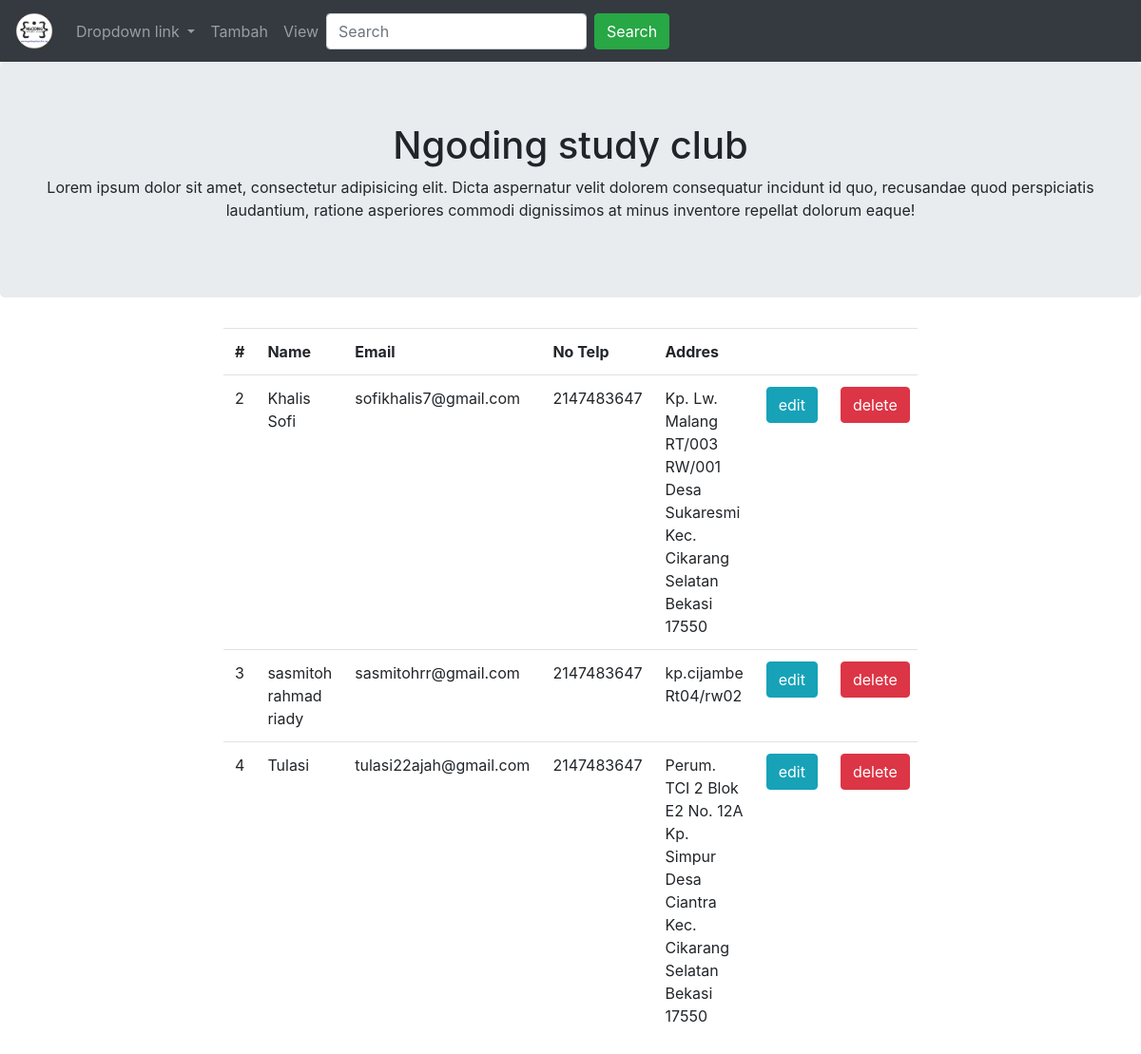
The page /view.php on the database its author committed.
### tables this page shows
CREATE TABLE `data` (
  `id_data` int(10) NOT NULL,
  `nama` varchar(50) NOT NULL,
  `email` varchar(50) NOT NULL,
  `no_telp` int(20) NOT NULL,
  `alamat` text NOT NULL
);

### action.php (called while the page is built, shortened)
<?php
include_once "db.php";
class DataOperation extends Database
{
	public function fetch_record($table){
		$sql = "SELECT * FROM ".$table;
		$array = array();
		$query = mysqli_query($this->con,$sql);
		while ($row = mysqli_fetch_assoc($query)) {
			$array[] = $row;
		}
		return $array;
	}
}
$obj = new DataOperation;
 ?>

### db.php (called while the page is built, shortened)
<?php
 class Database
 {
 	function __construct()
 	{
 		$this->con = mysqli_connect("localhost","root","","oop");
 	}
 }
 ?>

### view.php (the view, shortened to what this page needs)
<?php
include_once 'action.php';
include_once 'header.php';
 ?>
 <div class="jumbotron text-center">
	<h1>Ngoding study club</h1>
	<p>Lorem ipsum dolor sit amet, consectetur adipisicing elit. Dicta aspernatur velit dolorem consequatur incidunt id quo, recusandae quod perspiciatis laudantium, ratione asperiores commodi dignissimos at minus inventore repellat dolorum eaque!</p>
</div>
 <div class="container">
	<div class="row">
		<div class="col-md-2"></div>
			<div class="col-md-8">
				<div class="table-responsive">
					<table class="table table-hover">
					<tr>
						<th>#</th>
						<th>Name</th>
						<th>Email</th>
						<th>No Telp</th>
						<th>Addres</th>
						<th>&nbsp;</th>
						<th>&nbsp;</th>
					</tr>
					<?php
						$myrow = $obj->fetch_record("data");
						foreach ($myrow as $row) {
							?>
								<tr>
									<td><?php echo $row['id_data']; ?></td>
									<td><?php echo $row['nama']; ?></td>
									<td><?php echo $row['email']; ?></td>
									<td><?php echo $row['no_telp']; ?></td>
									<td><?php echo $row['alamat']; ?></td>
									<td><a href="add-form.php?update=1&id=<?php echo $row['id_data']; ?>" class="btn btn-info btn-md">edit</a></td>
									<td><a href="action.php?delete=1&id=<?php echo $row['id_data']; ?>" class="btn btn-danger btn-md">delete</a></td>
								</tr>
							<?php
						}
					 ?>
				</table>
				</div>
			</div>
		<div class="col-md-2"></div>
	</div>
</div>

### header.php (shortened to what this page needs)
<!DOCTYPE html>
<html>
<head>
    <link rel="stylesheet" href="css/bootstrap.min.css" />
</head>
<body>
<nav class="navbar navbar-expand-sm bg-dark navbar-dark">
  <a class="navbar-brand" href="index.php">
    <img src="img/nsc.png" alt="logo" style="width:40px;">
  </a>
  <div class="collapse navbar-collapse" id="collapsibleNavbar">
  <ul class="navbar-nav">
    <li class="nav-item dropdown">
      <a class="nav-link dropdown-toggle" href="#" id="navbardrop" data-toggle="dropdown">
        Dropdown link
      </a>
    </li>
    <li class="nav-item">
      <a class="nav-link" href="add-form.php">Tambah</a>
    </li>
    <li class="nav-item">
      <a class="nav-link" href="view.php">View</a>
    </li>
  </ul>
  <form class="form-inline my-2 my-lg-0" action="/action_page.php">
    <input class="form-control mr-sm-2" type="text" placeholder="Search">
    <button class="btn btn-success my-2 my-sm-0" type="submit">Search</button>
  </form>
  </div>
</nav>

### rows shown on the page
data: id_data "2", nama "Khalis Sofi", email "sofikhalis7@gmail.com", no_telp "2147483647", alamat "Kp. Lw. Malang RT/003 RW/001 Desa Sukaresmi Kec. Cikarang Selatan Bekasi 17550"
data: id_data "3", nama "sasmitoh rahmad riady", email "sasmitohrr@gmail.com", no_telp "2147483647", alamat "kp.cijambe Rt04/rw02"
data: id_data "4", nama "Tulasi", email "tulasi22ajah@gmail.com", no_telp "2147483647", alamat "Perum. TCI 2 Blok E2 No. 12A Kp. Simpur Desa Ciantra Kec. Cikarang Selatan Bekasi 17550"
